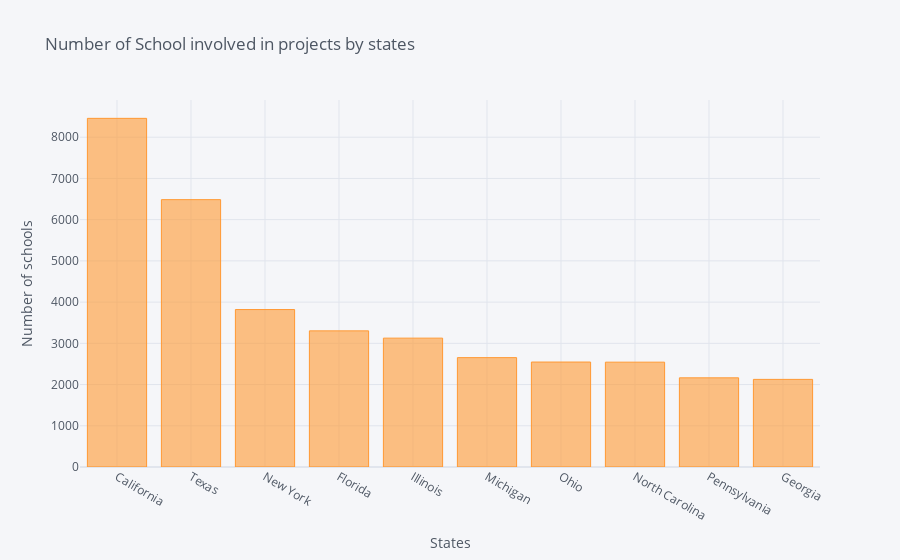

Write notebook code for a chart like this one.
### Code cell
sch.iplot(kind='bar',xTitle='States',yTitle='Number of schools',title='Number of School involved in projects by states')

### Figure 1 — Plotly figure (JSON) as saved in the notebook; plotly's stock layout.template omitted (floating-point values rounded to 4 significant figures)
{"data": [{"marker": {"color": "rgba(255, 153, 51, 0.6)", "line": {"color": "rgba(255, 153, 51, 1.0)", "width": 1}}, "name": "School State", "orientation": "v", "text": "", "type": "bar", "x": ["California", "Texas", "New York", "Florida", "Illinois", "Michigan", "Ohio", "North Carolina", "Pennsylvania", "Georgia"], "y": [8457, 6485, 3819, 3302, 3126, 2653, 2546, 2543, 2163, 2125]}], "layout": {"legend": {"bgcolor": "#F5F6F9", "font": {"color": "#4D5663"}}, "paper_bgcolor": "#F5F6F9", "plot_bgcolor": "#F5F6F9", "title": {"font": {"color": "#4D5663"}, "text": "Number of School involved in projects by states"}, "xaxis": {"gridcolor": "#E1E5ED", "showgrid": true, "tickfont": {"color": "#4D5663"}, "title": {"font": {"color": "#4D5663"}, "text": "States"}, "zerolinecolor": "#E1E5ED"}, "yaxis": {"gridcolor": "#E1E5ED", "showgrid": true, "tickfont": {"color": "#4D5663"}, "title": {"font": {"color": "#4D5663"}, "text": "Number of schools"}, "zerolinecolor": "#E1E5ED"}}}
